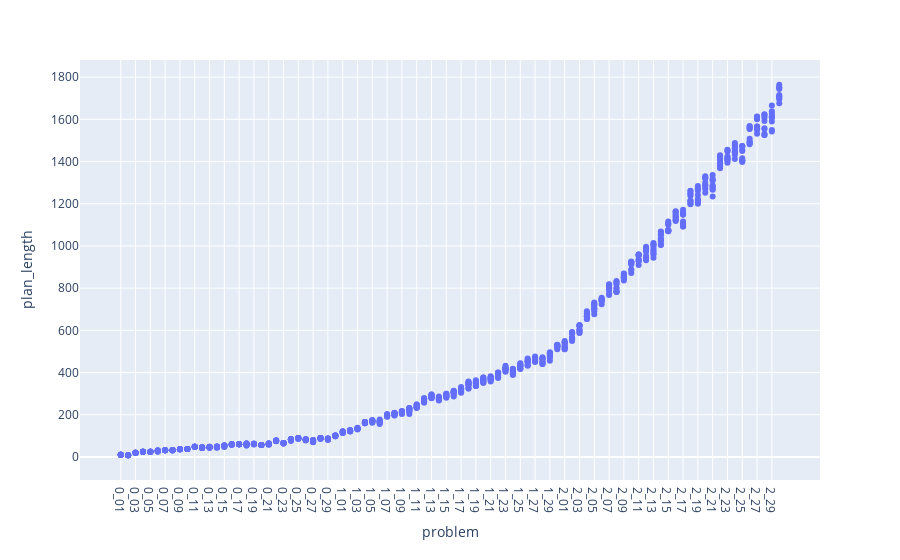
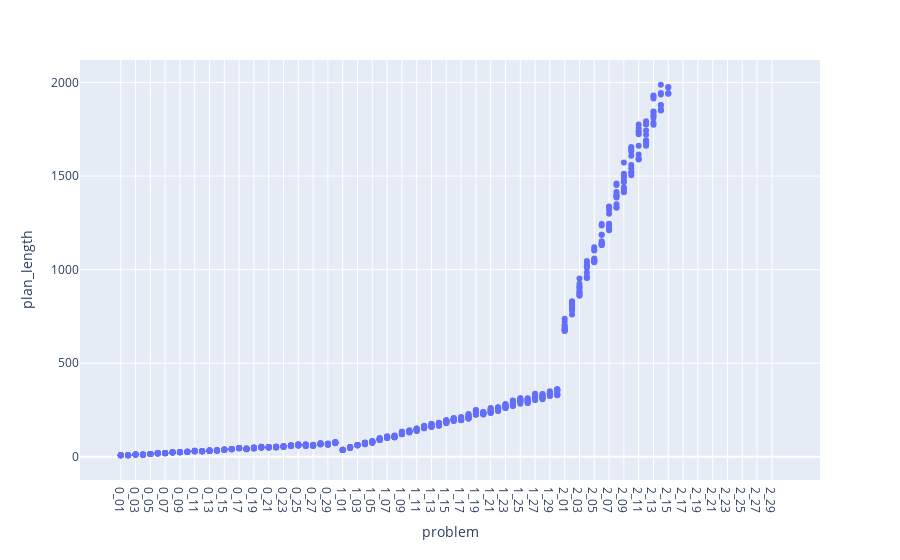
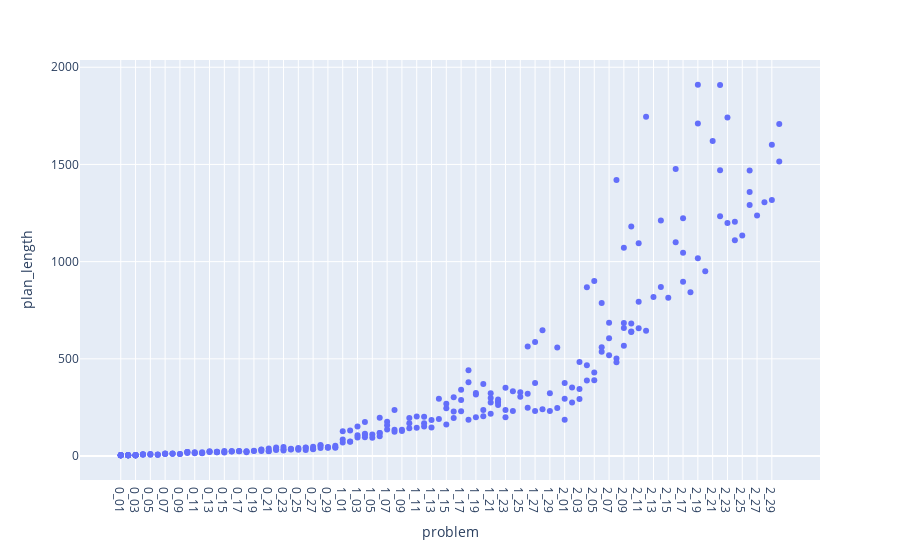
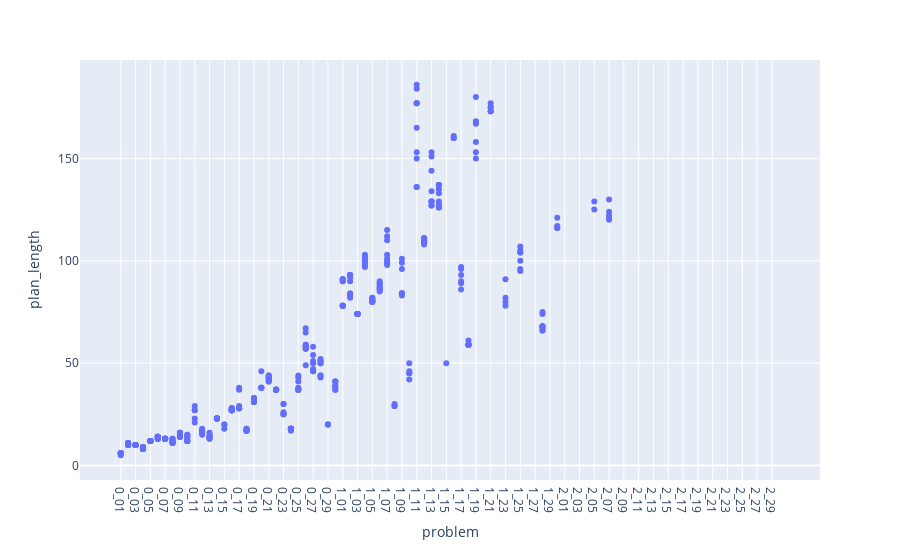

Notebook code for these charts, in order:
### Code cell
for domain in DOMAINS:
    print(domain)
    data = baseline_data[baseline_data['domain'] == domain]
    fig = px.scatter(data, x="problem", y="plan_length")
    fig.show()

### Figure 1 — Plotly figure (JSON) as saved in the notebook; plotly's stock layout.template omitted (floating-point values rounded to 4 significant figures; data arrays with more than 128 entries replaced by an {"elided": "..."} marker saying what was removed)
{"data": [{"hovertemplate": "problem=%{x}<br>plan_length=%{y}<extra></extra>", "legendgroup": "", "marker": {"color": "#636efa", "symbol": "circle"}, "mode": "markers", "name": "", "orientation": "v", "showlegend": false, "type": "scatter", "x": {"elided": "900 str values"}, "xaxis": "x", "y": {"elided": "900 int values"}, "yaxis": "y"}], "layout": {"legend": {"tracegroupgap": 0}, "margin": {"t": 60}, "xaxis": {"anchor": "y", "domain": [0, 1], "title": {"text": "problem"}}, "yaxis": {"anchor": "x", "domain": [0, 1], "title": {"text": "plan_length"}}}}

### Figure 2 — Plotly figure (JSON) as saved in the notebook; plotly's stock layout.template omitted (floating-point values rounded to 4 significant figures; data arrays with more than 128 entries replaced by an {"elided": "..."} marker saying what was removed)
{"data": [{"hovertemplate": "problem=%{x}<br>plan_length=%{y}<extra></extra>", "legendgroup": "", "marker": {"color": "#636efa", "symbol": "circle"}, "mode": "markers", "name": "", "orientation": "v", "showlegend": false, "type": "scatter", "x": {"elided": "900 str values"}, "xaxis": "x", "y": {"elided": "900 int values"}, "yaxis": "y"}], "layout": {"legend": {"tracegroupgap": 0}, "margin": {"t": 60}, "xaxis": {"anchor": "y", "domain": [0, 1], "title": {"text": "problem"}}, "yaxis": {"anchor": "x", "domain": [0, 1], "title": {"text": "plan_length"}}}}

### Figure 3 — Plotly figure (JSON) as saved in the notebook; plotly's stock layout.template omitted (floating-point values rounded to 4 significant figures; data arrays with more than 128 entries replaced by an {"elided": "..."} marker saying what was removed)
{"data": [{"hovertemplate": "problem=%{x}<br>plan_length=%{y}<extra></extra>", "legendgroup": "", "marker": {"color": "#636efa", "symbol": "circle"}, "mode": "markers", "name": "", "orientation": "v", "showlegend": false, "type": "scatter", "x": {"elided": "900 str values"}, "xaxis": "x", "y": {"elided": "900 int values"}, "yaxis": "y"}], "layout": {"legend": {"tracegroupgap": 0}, "margin": {"t": 60}, "xaxis": {"anchor": "y", "domain": [0, 1], "title": {"text": "problem"}}, "yaxis": {"anchor": "x", "domain": [0, 1], "title": {"text": "plan_length"}}}}

### Figure 4 — Plotly figure (JSON) as saved in the notebook; plotly's stock layout.template omitted (floating-point values rounded to 4 significant figures; data arrays with more than 128 entries replaced by an {"elided": "..."} marker saying what was removed)
{"data": [{"hovertemplate": "problem=%{x}<br>plan_length=%{y}<extra></extra>", "legendgroup": "", "marker": {"color": "#636efa", "symbol": "circle"}, "mode": "markers", "name": "", "orientation": "v", "showlegend": false, "type": "scatter", "x": {"elided": "900 str values"}, "xaxis": "x", "y": {"elided": "900 int values"}, "yaxis": "y"}], "layout": {"legend": {"tracegroupgap": 0}, "margin": {"t": 60}, "xaxis": {"anchor": "y", "domain": [0, 1], "title": {"text": "problem"}}, "yaxis": {"anchor": "x", "domain": [0, 1], "title": {"text": "plan_length"}}}}
